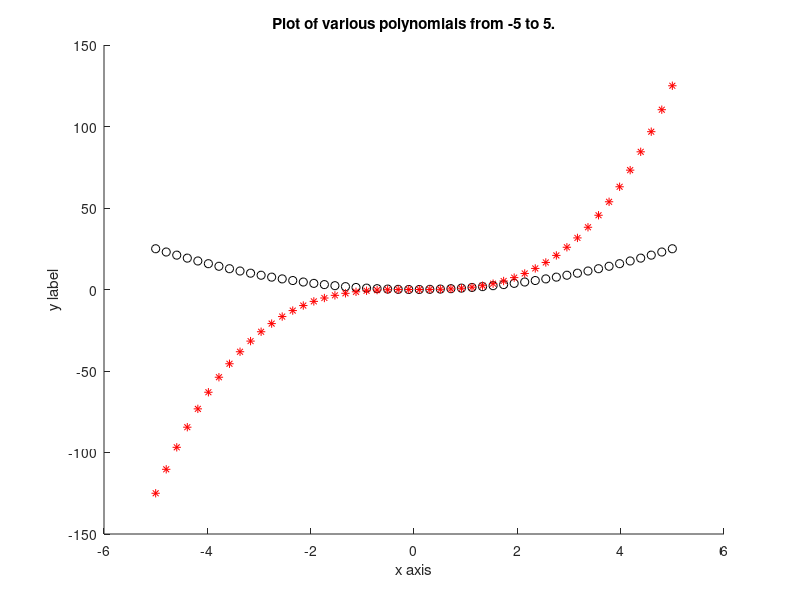

Here is the MATLAB script that generated this plot:
% Script showing the use of sprintf in title().
% Author: Chris B. Kirov
% Date: 13.09.2017  
clc
clear  
close all

iBeg = -5;
N = 50;
iEnd = 5;

x = linspace(iBeg, iEnd, N);

hold on
plot(x, x.^2, 'ko');
plot(x, x.^3, 'r*');
hold off

% Make title dynamic with the help of sprintf and format specifiers.
title( sprintf( 'Plot of various polynomials from %d to %d.', x(1), x(end) ) );
xlabel('x axis');
ylabel('y label');
